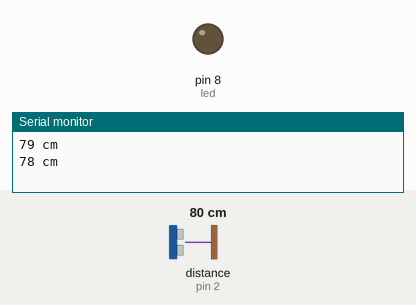
Simulated run of this sketch. Board: Arduino Uno, built with avr-gcc and run on an emulated ATmega328P. Shown: output pins drawn as LEDs (lit = HIGH), the last lines printed to the serial monitor. Wiring (inferred from the names in the program): ultrasonic range finder: trigger pin 3; echo pin 2. The inputs (shaded band) are chosen by the test bench; at power-on: distance to the obstacle (sensor on pin 2) 80 cm. The echo pulse lasts 58.3 µs per cm; pins used as bus, display or sensor lines are not drawn.

Above: at 1.8 s.
1.9 s: distance to the obstacle (sensor on pin 2) set to 14 cm
3.4 s: distance to the obstacle (sensor on pin 2) set to 10 cm
At 4.6 s:
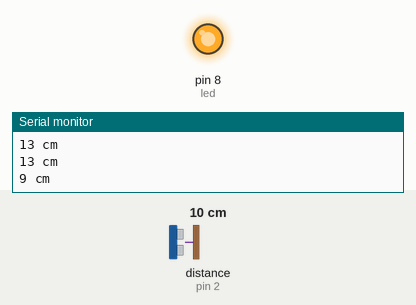
5.5 s: distance to the obstacle (sensor on pin 2) set to 18 cm
At 7.2 s:
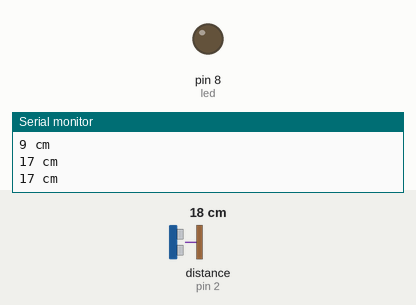
7.5 s: distance to the obstacle (sensor on pin 2) set to 2 cm
At 9.1 s:
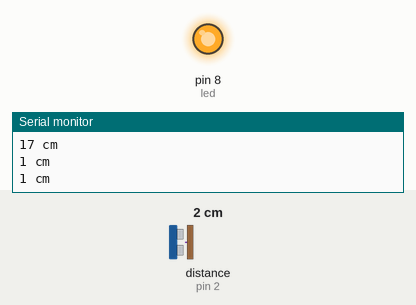
Timing chart, 0 to 10.5 s (numbered marks = the images above; inputs shaded):
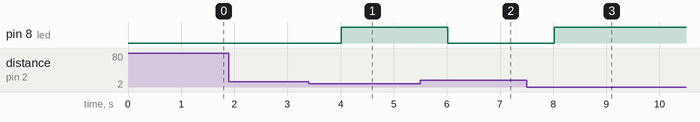

Measured:
- the behaviour switches between 12 and 11 cm on distance to the obstacle (sensor on pin 2) (found by bisection; images 0 and 1)
- after the input at 3.4 s, pin 8 (led): LOW → HIGH after 0.62 s
- after the input at 5.5 s, pin 8 (led): HIGH → LOW after 0.52 s
- after the input at 7.5 s, pin 8 (led): LOW → HIGH after 0.52 s

The sketch:

Obstacle-Detection.ino
```cpp
int trigPin = 3;
int echoPin = 2;
int led = 8;

long duration, distance;

void setup() {
    Serial.begin(9600);
    pinMode(led, OUTPUT);
    pinMode(trigPin, OUTPUT);
    pinMode(echoPin, INPUT);
}

void loop() {
    digitalWrite(trigPin, LOW);
    delayMicroseconds(100);
    digitalWrite(trigPin, HIGH);
    delayMicroseconds(10);
    digitalWrite(trigPin, LOW);

    duration = pulseIn(echoPin, HIGH);
    distance = (duration * 0.034) / 2; // Convert time to distance

    Serial.print(distance);
    Serial.println(" cm");

    if (distance > 10) {
        digitalWrite(led, LOW);
    } else {
        digitalWrite(led, HIGH);
    }

    delay(1000);
}
```
